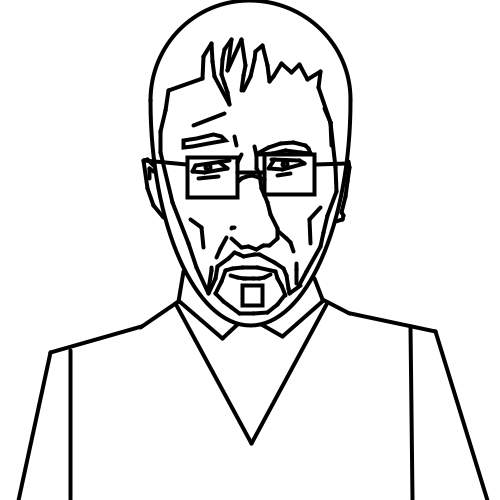
Frame 1 (no input)
Frame 60 (the mouse pressed at the canvas centre just before this capture): identical to frame 1, image omitted
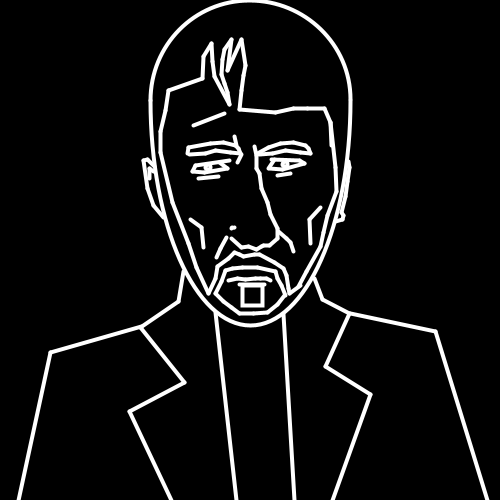
Frame 120 (the mouse held since frame 60 and released just before this capture)

The Processing sketch that drew these frames (run headless with seeded random() and noise(); from frame 60 on, the mouse is pressed at the canvas centre):

// Processing sketch: processing_171781
// ── processing_171781.pde



void setup(){
    size(500,500);
   
}

void draw(){
   background(255,255,255);
   println(mouseX + "," + mouseY);
   stroke(0);
   strokeWeight(4);
   
   
   //Lorne Malvo como Frank Peterson
   //cara 
   noFill();
   arc(250,100,200,450,0,PI);
   
   //pelo
   arc(250,100,200,200,PI,TWO_PI); 
   line(331,145,330,122);
   line(330,122,335,167);
   line(335,167,336,191);
   line(336,191,327,215);
   line(327,215,323,232);
   line(323,232,320,246);
   line(320,246,306,271);
   line(306,271,298,286);
   line(330,122,324,108);
   line(330,122,318,87);
   line(318,87,320,71);
   line(320,71,307,79);
   line(307,79,299,64);
   line(299,64,291,72);
   line(291,72,281,63);
   line(281,63,273,76);
   line(273,76,269,81);
   line(269,81,267,65);
   line(267,65,262,45);
   line(262,45,255,51);
   line(255,51,254,59);
   line(254,59,250,76);
   line(250,76,243,90);
   line(241,90,243,75);
   line(243,75,245,65);
   line(245,65,241,39);
   line(241,39,227,70);
   line(227,70,231,39);
   line(231,39,224,49);
   line(224,49,222,59);
   line(222,59,221,74);
   line(221,74,224,83);
   line(224,83,227,92);
   line(227,92,229,104);
   line(229,104,214,76);
   line(214,76,212,61);
   line(212,61,211,43);
   line(211,43,203,56);
   line(203,56,202,78);
   line(202,78,168,90);
   line(168,90,165,110);
   line(165,110,160,131);
   line(160,131,160,152);
   line(160,152,172,202);
   line(172,202,188,243);
   line(188,243,196,267);
   line(196,267,208,293);
   line(320,207,309,219);
   line(309,219,310,243);
   line(190,219,201,227);
   line(201,227,203,247);
   curve(232,240,231,228,234,227,239,222);
   line(193,125,224,113);

   //barba
   
   rect(242,285,20,20);
   line(208,293,215,278);
   line(215,278,217,266);
   line(217,266,228,258);
   line(228,258,234,252);
   line(234,252,239,254);
   line(239,254,243,256);
   line(243,256,254,254);
   line(254,254,259,254);
   line(259,254,274,262);
   line(274,262,283,268);
   line(283,268,286,275);
   line(286,275,288,288);
   line(288,288,289,293);
   line(289,293,300,285);
   line(215,293,221,281);
   line(221,281,225,270);
   line(225,270,232,268);
   line(232,268,242,267);
   line(242,267,257,267);
   line(257,267,275,271);
   line(275,271,277,278);
   line(277,278,281,285);
   line(281,285,285,295);
   
   //barbilla
   line(215,293,223,301);
   line(223,301,231,307);
   line(231,307,239,313);
   line(239,313,253,313);
   line(253,313,267,312);
   line(267,312,277,304);
   line(277,304,284,295);
   
   //boca
   line(230,275,237,277);
   line(237,277,243,278);
   line(243,278,245,278);
   line(245,278,253,278);
   line(253,278,259,278);
   line(259,278,264,277);
   line(264,277,270,274);
   
 
   //nariz
   
   line(254,146,256,155);
   line(256,155,256,168);
   line(256,168,259,173);
   line(259,173,261,188);
   line(261,188,267,202);
   line(267,202,270,214);
   line(270,214,277,228);
   line(277,228,277,238);
   line(277,238,269,245);
   line(269,245,263,245);
   line(263,245,261,246);
   line(261,246,256,249);
   line(256,249,248,246);
   line(248,246,241,247);
   line(241,247,231,238);
   
   
   //cejaDer
   
   line(257,153,268,147);
   line(268,147,280,143);
   line(280,143,293,142);
   line(293,142,305,145);
   line(305,145,308,148);
   line(308,148,310,153);
   line(310,153,300,152);
   line(300,152,285,150);
   line(285,150,272,153);
   line(272,153,259,154);
   
   
   //ojoDer
   
   line(271,159,299,160);
   line(299,160,304,163);
   line(304,163,282,169);
   line(282,169,269,168);
   line(274,159,268,168);
   
   //pupilaDer
   ellipse(285,164,5,5);
 
   //cejaIzq
   beginShape();
     vertex(183,140);
     vertex(196,138);
     vertex(213,134);
     vertex(221,136);
     vertex(225,140);
     vertex(208,143);
     vertex(192,146);
     vertex(183,147);
   endShape(CLOSE);
   
   
   //ojoIzq
   
   line(195,165,229,160);
   line(195,165,192,171);
   line(192,171,204,172);
   line(204,172,227,168);
   line(227,168,219,162);
   
   //pupilaizq
   ellipse(208,167,5,5);
   
   
   //orejader
   stroke(0);
   
   line(348,161,349,167);
   line(349,167,347,181);
   line(347,181,345,196);
   line(345,196,341,212);
   line(341,212,343,215);
   line(343,215,342,219);
   line(342,219,335,221);
   
   //orejaizq
   stroke(0);
   
   line(154,166,147,159);
   line(147,159,143,160);
   line(143,160,147,188);
   line(147,188,153,205);
   line(153,205,163,217);
   line(153,171,149,168);
   line(149,168,149,178);
   
   //arrugas
   
   line(226,237,220,248);
   line(220,248,216,257);
   line(278,231,286,238);
   line(286,238,290,242);
   line(290,242,293,251);
   line(236,145,234,136);
   line(241,154,237,162);
   line(277,175,290,173);
   line(198,178,218,176);
   line(296,263,296,269);
   line(296,269,296,283);
   line(211,267,211,270);
   line(211,270,208,289);
   
   //cuerpo
   stroke(0);
   
   line(183,271,178,301);
   line(178,301,140,327);
   line(179,301,222,338);
   line(222,338,237,324);
   line(323,300,282,336);
   line(282,336,261,324);
   line(175,303,251,443);
   line(251,443,326,304);
   line(410,326,412,499);
   line(70,350,70,499);
  
   line(141,326,50,352);
   line(50,352,18,500);
  
   line(314,278,322,299);
   line(322,299,349,313);

   line(350,313,435,331);
   line(435,331,487,500);

   //gafas
   rect(187,157,50,40);
   rect(264,154,50,40);
   line(237,172,262,172);
   line(238,181,241,178);
   line(241,178,246,176);
   line(246,176,252,175);
   line(252,175,264,179);
   line(315,164,347,163);
   line(186,164,144,160);
   
   
   //Lorne Malvo asesino a sueldo
   if(mousePressed){
     background(0);
     stroke(255);
     strokeWeight(4);
       
   
   //cara 
   arc(250,100,200,450,0,PI);
   //pelo
 
   arc(250,100,200,200,PI,TWO_PI); 
   //rect(247,60,100,100);
   line(331,145,330,122);
   line(330,122,335,167);
   line(335,167,336,191);
   line(336,191,327,215);
   line(327,215,323,232);
   line(323,232,320,246);
   line(320,246,306,271);
   line(306,271,298,286);
   line(330,122,324,108);
   line(324,108,307,108);
   line(307,108,293,108);
   line(293,108,275,112);
   line(275,112,239,109);
   line(239,109,241,90);
   line(241,90,243,75);
   line(243,75,245,65);
   line(245,65,241,39);
   line(241,39,227,70);
   line(227,70,231,39);
   line(231,39,224,49);
   line(224,49,222,59);
   line(222,59,221,74);
   line(221,74,224,83);
   line(224,83,227,92);
   line(227,92,229,104);
   line(229,104,214,76);
   line(214,76,212,61);
   line(212,61,211,43);
   line(211,43,203,56);
   line(203,56,202,78);
   line(202,78,168,90);
   line(168,90,165,110);
   line(165,110,160,131);
   line(160,131,160,152);
   line(160,152,172,202);
   line(172,202,188,243);
   line(188,243,196,267);
   line(196,267,208,293);
   line(320,207,309,219);
   line(309,219,310,243);
   line(190,219,201,227);
   line(201,227,203,247);
   curve(232,240,231,228,234,227,239,222);
   line(193,125,224,113);

   //barba
   
   rect(242,285,20,20);
   line(208,293,215,278);
   line(215,278,217,266);
   line(217,266,228,258);
   line(228,258,234,252);
   line(234,252,239,254);
   line(239,254,243,256);
   line(243,256,254,254);
   line(254,254,259,254);
   line(259,254,274,262);
   line(274,262,283,268);
   line(283,268,286,275);
   line(286,275,288,288);
   line(288,288,289,293);
   line(289,293,300,285);
   line(215,293,221,281);
   line(221,281,225,270);
   line(225,270,232,268);
   line(232,268,242,267);
   line(242,267,257,267);
   line(257,267,275,271);
   line(275,271,277,278);
   line(277,278,281,285);
   line(281,285,285,295);
   
   //barbilla
   line(215,293,223,301);
   line(223,301,231,307);
   line(231,307,239,313);
   line(239,313,253,313);
   line(253,313,267,312);
   line(267,312,277,304);
   line(277,304,284,295);
   
   //boca
   line(228,280,237,278);
   line(237,278,245,279);
   line(245,279,255,278);
   line(255,278,260,278);
   line(260,278,266,278);
   line(266,278,270,280);
   line(239,284,264,284);
   
 
   //nariz
   
   line(254,146,256,155);
   line(256,155,256,168);
   line(256,168,259,173);
   line(259,173,261,188);
   line(261,188,267,202);
   line(267,202,270,214);
   line(270,214,277,228);
   line(277,228,277,238);
   line(277,238,269,245);
   line(269,245,263,245);
   line(263,245,261,246);
   line(261,246,256,249);
   line(256,249,248,246);
   line(248,246,241,247);
   line(241,247,231,238);
   
   
   //cejaDer
   
   line(257,153,268,147);
   line(268,147,280,143);
   line(280,143,293,142);
   line(293,142,305,145);
   line(305,145,308,148);
   line(308,148,310,153);
   line(310,153,300,152);
   line(300,152,285,150);
   line(285,150,272,153);
   line(272,153,259,154);
   
   
   //ojoDer
   
   line(271,159,299,160);
   line(299,160,304,163);
   line(304,163,282,169);
   line(282,169,269,168);
   line(274,159,268,168);
   
   //pupilaDer
   ellipse(285,164,5,5);
 
   //cejaIzq
   
   line(187,153,188,147);
   line(188,147,210,143);
   line(210,143,223,142);
   line(223,142,235,145);
   line(235,145,238,148);
   line(238,148,240,153);
   line(240,153,230,152);
   line(230,152,215,150);
   line(215,150,205,153);
   line(205,153,189,154);
   
   //ojoIzq
   
   line(195,165,229,160);
   line(195,165,192,171);
   line(192,171,204,172);
   line(204,172,227,168);
   line(227,168,219,162);
   
   //pupilaizq
   ellipse(208,167,5,5);
   
   
   //orejader
   stroke(255);
   
   line(348,161,349,167);
   line(349,167,347,181);
   line(347,181,345,196);
   line(345,196,341,212);
   line(341,212,343,215);
   line(343,215,342,219);
   line(342,219,335,221);
   
   //orejaizq
   stroke(255);
   
   line(154,166,147,159);
   line(147,159,143,160);
   line(143,160,147,188);
   line(147,188,153,205);
   line(153,205,163,217);
   line(153,171,149,168);
   line(149,168,149,178);
   
   //arrugas
   stroke(255);
   
   line(226,237,220,248);
   line(220,248,216,257);
   line(278,231,286,238);
   line(286,238,290,242);
   line(290,242,293,251);
   line(236,145,234,136);
   line(241,154,237,162);
   line(277,175,290,173);
   line(198,178,218,176);
   
   //cuerpo
 
   stroke(255);
   
   line(183,271,178,301);
   line(178,301,140,327);
   line(140,327,184,382);
   line(184,382,129,411);
   line(129,411,171,500);
   line(141,326,50,352);
   line(50,352,18,500);
   line(215,312,236,500);
   line(314,278,322,299);
   line(322,299,349,313);
   line(349,313,325,366);
   line(325,366,370,394);
   line(370,394,332,500);
   line(283,314,294,500);
   line(350,313,435,331);
   line(435,331,487,500);
   }

}
